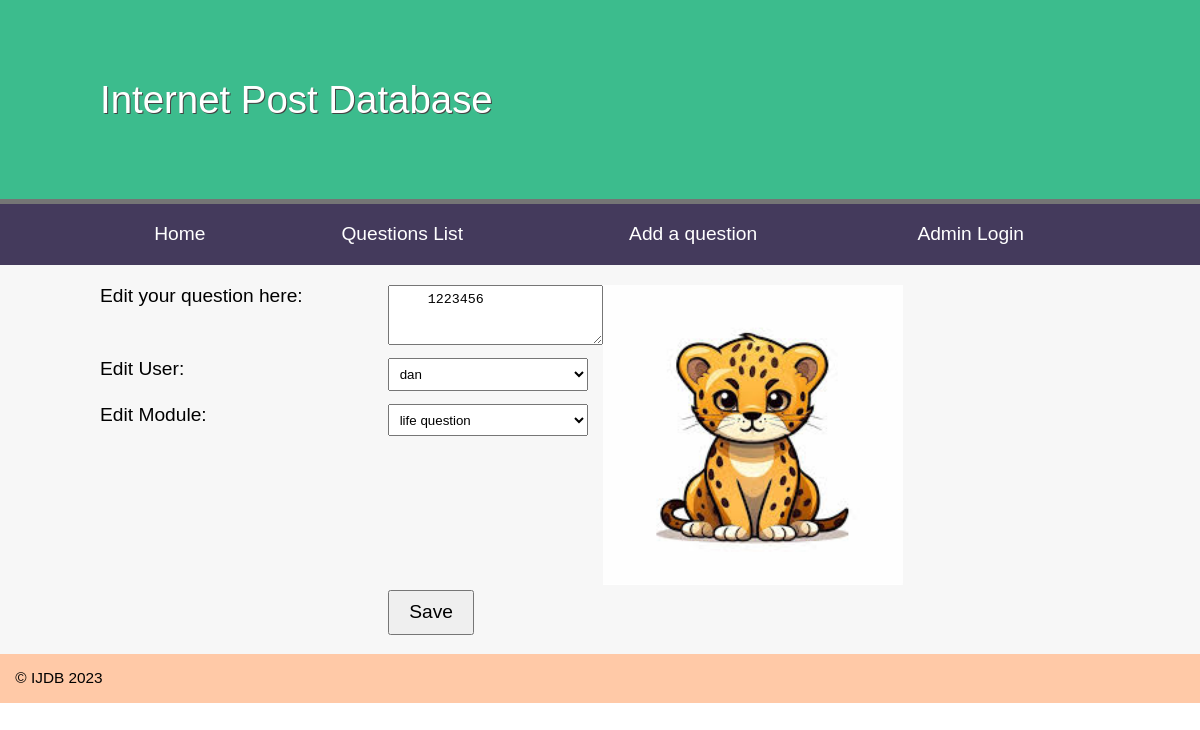
The app's page /editquestion.php?id=6 with its own data.
### tables this page shows
CREATE TABLE `question` (
  `id` int(11) NOT NULL,
  `questiontext` text DEFAULT NULL,
  `questiondate` date NOT NULL,
  `image` varchar(255) DEFAULT NULL,
  `userid` int(11) NOT NULL,
  `moduleid` int(11) NOT NULL
);

CREATE TABLE `user` (
  `id` int(11) NOT NULL,
  `name` varchar(255) DEFAULT NULL,
  `email` varchar(255) DEFAULT NULL
);

CREATE TABLE `module` (
  `id` int(11) NOT NULL,
  `moduleName` varchar(255) DEFAULT NULL
);

### editquestion.php (called while the page is built, shortened)
<?php
include 'includes/DatabaseConnection.php';
include 'includes/DatabaseFunctions.php';
try{
    if(isset($_POST['questiontext'])){
        updateQuestion($pdo, $_POST['questionid'], $_POST['questiontext'], $_POST['modules'], $_POST['users']);
        header('location: questions.php');
    }else{
        $question = getQuestion($pdo, $_GET['id']);
        include 'template/editquestion.html.php';
    }
}catch(PDOException $e){
    $title = 'error has occured';
    $output = 'Error editing post: ' .$e->getMessage();
}
include 'template/layout.html.php';

### includes/DatabaseFunctions.php (called while the page is built, shortened)
<?php
function query($pdo, $sql, $parameters = []) {
    $stmt = $pdo->prepare($sql);
    $stmt->execute($parameters);
    return $stmt;
}
function getQuestion($pdo, $id) {
    $parameters = [':id' => $id];
    $query = query( $pdo,'SELECT
                                question.*,
                                user.name AS username,
                                module.moduleName AS moduleName FROM question
                                INNER JOIN user ON question.userid = user.id
                                INNER JOIN module ON question.moduleid = module.id
                                WHERE question.id = :id',
                                $parameters);
                                return $query->fetch();
}

### template/editquestion.html.php (the view, shortened to what this page needs)
<form action="" method="post">
    <label for='questiontext'>Edit your question here:</label>
    <textarea name="questiontext" rows="3" cols="40">
    <?=$question['questiontext']?>
    </textarea>
    <label for="users">Edit User:</label>
    <select name="users">
        <option value="<?= htmlspecialchars($question['userid'], ENT_QUOTES, 'UTF-8'); ?>">
            <?= htmlspecialchars($question['username'], ENT_QUOTES, 'UTF-8'); ?>
        </option>
    </select>
    <label for="modules">Edit Module:</label>
    <select name="modules">
        <option value="<?= htmlspecialchars($quesion['moduleid'], ENT_QUOTES, 'UTF-8'); ?>">
            <?= htmlspecialchars($question['moduleName'], ENT_QUOTES, 'UTF-8'); ?>
        </option>
    </select>
    <td width="150px">
    <img height="300px" src="images/<?= htmlspecialchars($question['image'], ENT_QUOTES, 'UTF-8') ?>" />
    </td>
    <input type="submit" name="submit" value="Save">
</form>

### question.css (style rules this page uses)
* { margin: 0; padding: 0; }
body { font-family: Arial, Helvetica, Sans-serif; }
body { font-size: 1.2em; font-family: arial, helvetica, sans-serif }
input, label, select, textarea { float: left; width: 15em; margin-bottom: 1em; padding: 0.5em; }
label { clear: left; padding: 0; margin: 0; }
input[type="submit"] { margin-left: 15em; width: auto; padding: 0.5em 1em; clear: both; font-size: 1em; }
form { overflow: auto; clear: both; display: block; }

### records on screen
question: questiontext "1223456", users "dan", modules "life question", image (picture)
